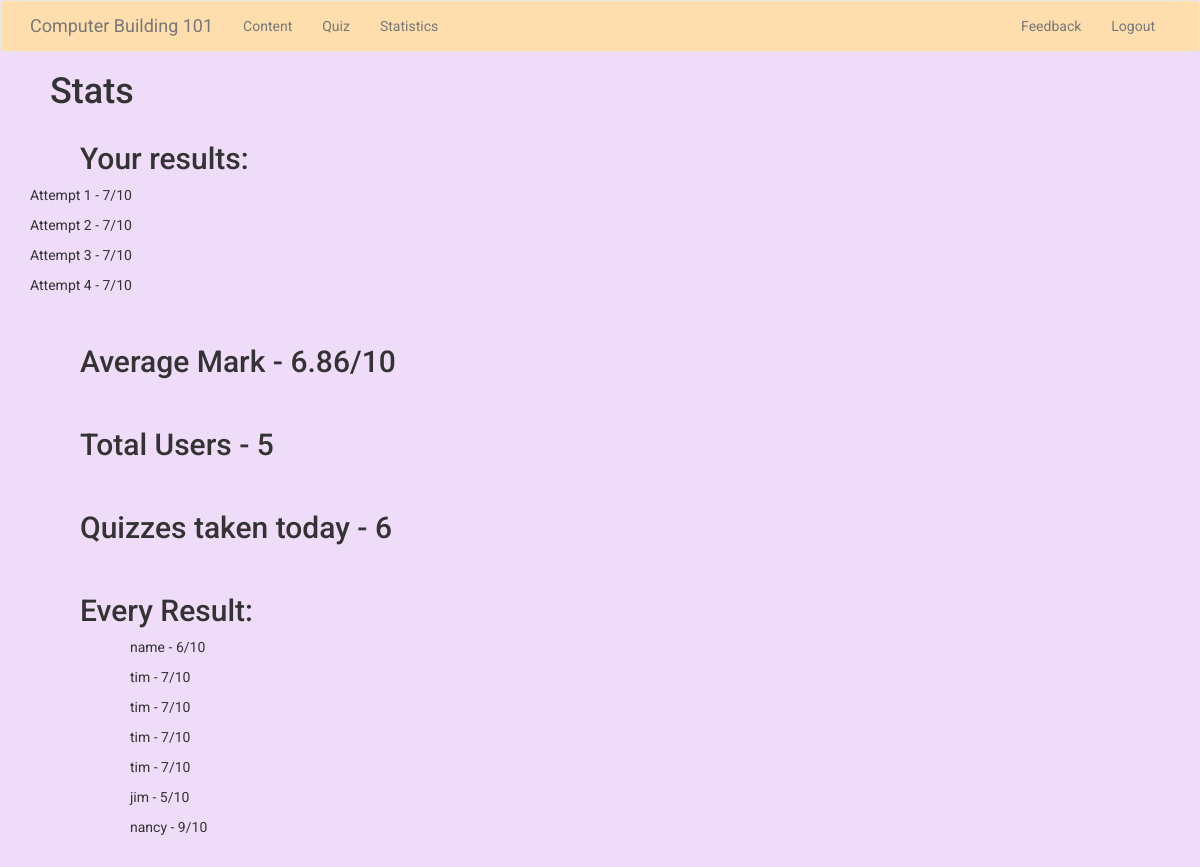
The app's page /stats (signed in) with its own data.
### app/models.py (models this page shows, shortened)
class Result(UserMixin, db.Model):
    id = db.Column(db.Integer, primary_key=True)
    user_id = db.Column(db.Integer, db.ForeignKey("user.id"))
    num_correct = db.Column(db.Integer)
    first_correct = db.Column(db.Boolean)
    second_correct = db.Column(db.Boolean)
    third_correct = db.Column(db.Boolean)
    fourth_correct = db.Column(db.Boolean)
    fifth_correct = db.Column(db.Boolean)
    sixth_correct = db.Column(db.Boolean)
    seventh_correct = db.Column(db.Boolean)
    eigth_correct = db.Column(db.Boolean)
    ninth_correct = db.Column(db.Boolean)
    tenth_correct = db.Column(db.Boolean)
    date_created = db.Column(db.DateTime())

class User(UserMixin, db.Model):
    id = db.Column(db.Integer, primary_key=True)
    username = db.Column(db.String(64), index=True, unique=True)
    email = db.Column(db.String(120), index=True, unique=True)
    password_hash = db.Column(db.String(128))
    day_joined = db.Column(db.DateTime())
    completed_quiz = db.Column(db.Boolean)
    @login.user_loader
    def load_user(id):
        return User.query.get(int(id))

### app/routes.py (the view)
@app.route('/stats')
def stats():
    user_results = []
    for result in db.session.query(Result.num_correct).join(User).filter(User.id==(current_user.get_id())):
        user_results.append(result[0])
    every_result = []
    for result, name in db.session.query(Result.num_correct, User.username).filter(User.id==Result.user_id).all():
        every_result.append((result, name))
    average_mark = '{:.2f}'.format(db.session.query(func.avg(Result.num_correct).label("average"))[0][0]) #indexs to get at a tuple inside a list
    today = (datetime.today().year, datetime.today().month, datetime.today().day)
    quizzes_today = db.session.query(Result.date_created).filter(
        extract('month', Result.date_created) == datetime.today().month,
        extract('year', Result.date_created) == datetime.today().year).count()
    score_today = db.session.query(func.avg(Result.num_correct)).filter(
        extract('month', Result.date_created) == datetime.today().month,
        extract('year', Result.date_created) == datetime.today().year,
        extract('day', Result.date_created) == datetime.today().day).count()
    total_users = db.session.query(User).count()
    print("Total Users: ", total_users)
    print("Quizzes taken today: ",quizzes_today)
    print("Average:",average_mark)
    return render_template('stats.html', title = 'Statistics', user_results = user_results,
    every_result = every_result, average_mark = average_mark, total_users = total_users,
    quizzes_today = quizzes_today, score_today = score_today)

### app/templates/stats.html
{% extends "base.html" %}
{% block content %}
    <h1>Stats</h1>
    <div class = container>
        <h2>Your results:</h2>
        {% for result in user_results %}
            <p>Attempt {{ loop.index }} - {{ result }}/10</p>
        {% endfor %}
        <br>
        <h2>Average Mark - {{ average_mark }}/10</h2>
        <br>
        <h2>Total Users - {{ total_users }}</h2>
        <br>
        <h2>Quizzes taken today - {{ quizzes_today }}</h2>
        <br>
        <h2>Every Result:</h2>
        {% for result in every_result %}
            <p style = "padding-left: 100px;">{{ result[1] }} - {{result[0]}}/10</p>
        {% endfor %}
        <br>
    </div>
{% endblock %}

### app/static/css/stylesheet.css (style rules this page uses)
h1 { padding-left: 50px; }
h2 { padding-left: 50px; }
body { background-color: #EFDCF9; background-size: cover; font-family: 'Roboto' ; }

### records on screen
Result: username "name", num_correct "6"
Result: username "tim", num_correct "7"
Result: username "tim", num_correct "7"
Result: username "tim", num_correct "7"
Result: username "tim", num_correct "7"
Result: username "jim", num_correct "5"
Result: username "nancy", num_correct "9"

### other values on screen
{{ result }} "7" "7" "7" "7"
{{ average_mark }} "6.86"
{{ total_users }} "5"
{{ quizzes_today }} "6"
